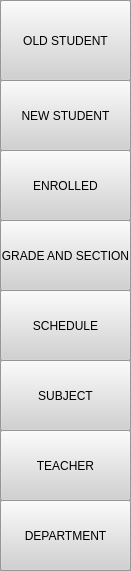
     <widget class="QFrame" name="frame">
      <property name="geometry">
       <rect>
        <x>0</x>
        <y>0</y>
        <width>131</width>
        <height>571</height>
       </rect>
      </property>
      <property name="styleSheet">
       <string notr="true">background-color: rgb(209, 209, 209);</string>
      </property>
      <property name="frameShape">
       <enum>QFrame::StyledPanel</enum>
      </property>
      <property name="frameShadow">
       <enum>QFrame::Raised</enum>
      </property>
      <widget class="QPushButton" name="pushButton_6">
       <property name="geometry">
        <rect>
         <x>0</x>
         <y>0</y>
         <width>131</width>
         <height>81</height>
        </rect>
       </property>
       <property name="styleSheet">
        <string notr="true">QPushButton{
	boarder-radius: 5px
}
QPushButton:hover{
	background-color: rgb(181, 181, 181);
}</string>
       </property>
       <property name="text">
        <string>OLD STUDENT</string>
       </property>
      </widget>
      <widget class="QPushButton" name="pushButton_7">
       <property name="geometry">
        <rect>
         <x>0</x>
         <y>80</y>
         <width>131</width>
         <height>71</height>
        </rect>
       </property>
       <property name="styleSheet">
        <string notr="true">QPushButton{
	boarder-radius: 5px
}
QPushButton:hover{
	background-color: rgb(181, 181, 181);
}</string>
       </property>
       <property name="text">
        <string>NEW STUDENT</string>
       </property>
      </widget>
      <widget class="QPushButton" name="pushButton_8">
       <property name="geometry">
        <rect>
         <x>0</x>
         <y>150</y>
         <width>131</width>
         <height>71</height>
        </rect>
       </property>
       <property name="styleSheet">
        <string notr="true">QPushButton{
	boarder-radius: 5px
}
QPushButton:hover{
	background-color: rgb(181, 181, 181);
}</string>
       </property>
       <property name="text">
        <string>ENROLLED</string>
       </property>
      </widget>
      <widget class="QPushButton" name="pushButton_9">
       <property name="geometry">
        <rect>
         <x>0</x>
         <y>220</y>
         <width>131</width>
         <height>71</height>
        </rect>
       </property>
       <property name="styleSheet">
        <string notr="true">QPushButton{
	boarder-radius: 5px
}
QPushButton:hover{
	background-color: rgb(181, 181, 181);
}</string>
       </property>
       <property name="text">
        <string>GRADE AND SECTION</string>
       </property>
      </widget>
      <widget class="QPushButton" name="pushButton_10">
       <property name="geometry">
        <rect>
         <x>0</x>
         <y>290</y>
         <width>131</width>
         <height>71</height>
        </rect>
       </property>
       <property name="styleSheet">
        <string notr="true">QPushButton{
	boarder-radius: 5px
}
QPushButton:hover{
	background-color: rgb(181, 181, 181);
}</string>
       </property>
       <property name="text">
        <string>SCHEDULE</string>
       </property>
      </widget>
      <widget class="QPushButton" name="pushButton_11">
       <property name="geometry">
        <rect>
         <x>0</x>
         <y>360</y>
         <width>131</width>
         <height>71</height>
        </rect>
       </property>
       <property name="styleSheet">
        <string notr="true">QPushButton{
	boarder-radius: 5px
}
QPushButton:hover{
	background-color: rgb(181, 181, 181);
}</string>
       </property>
       <property name="text">
        <string>SUBJECT</string>
       </property>
      </widget>
      <widget class="QPushButton" name="pushButton_12">
       <property name="geometry">
        <rect>
         <x>0</x>
         <y>430</y>
         <width>131</width>
         <height>71</height>
        </rect>
       </property>
       <property name="styleSheet">
        <string notr="true">QPushButton{
	boarder-radius: 5px
}
QPushButton:hover{
	background-color: rgb(181, 181, 181);
}</string>
       </property>
       <property name="text">
        <string>TEACHER</string>
       </property>
      </widget>
      <widget class="QPushButton" name="pushButton_13">
       <property name="geometry">
        <rect>
         <x>0</x>
         <y>500</y>
         <width>131</width>
         <height>71</height>
        </rect>
       </property>
       <property name="styleSheet">
        <string notr="true">QPushButton{
	boarder-radius: 5px
}
QPushButton:hover{
	background-color: rgb(181, 181, 181);
}</string>
       </property>
       <property name="text">
        <string>DEPARTMENT</string>
       </property>
      </widget>
     </widget>
